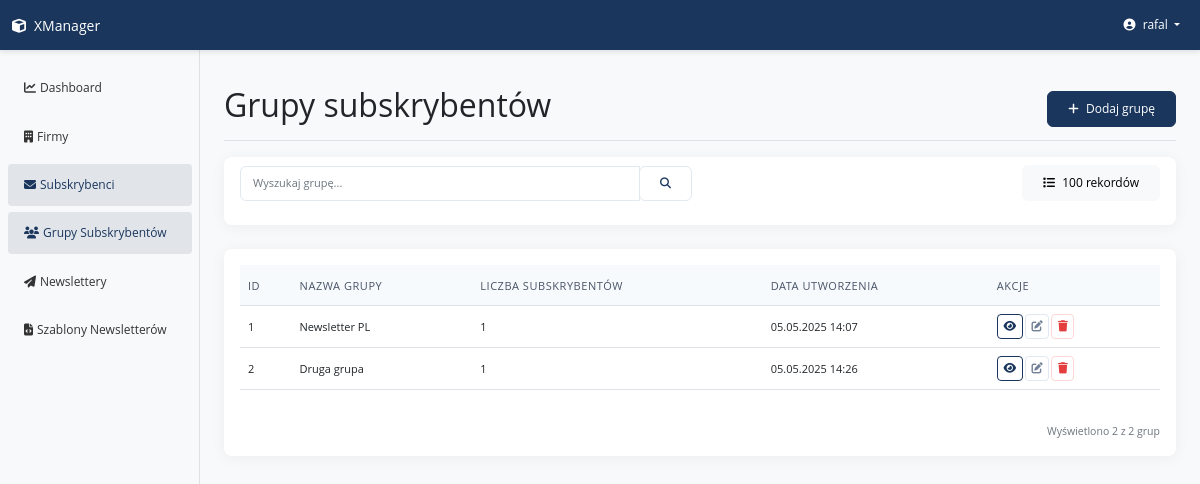
The page /subscribers/groups/ (signed in) on the database as committed earlier.
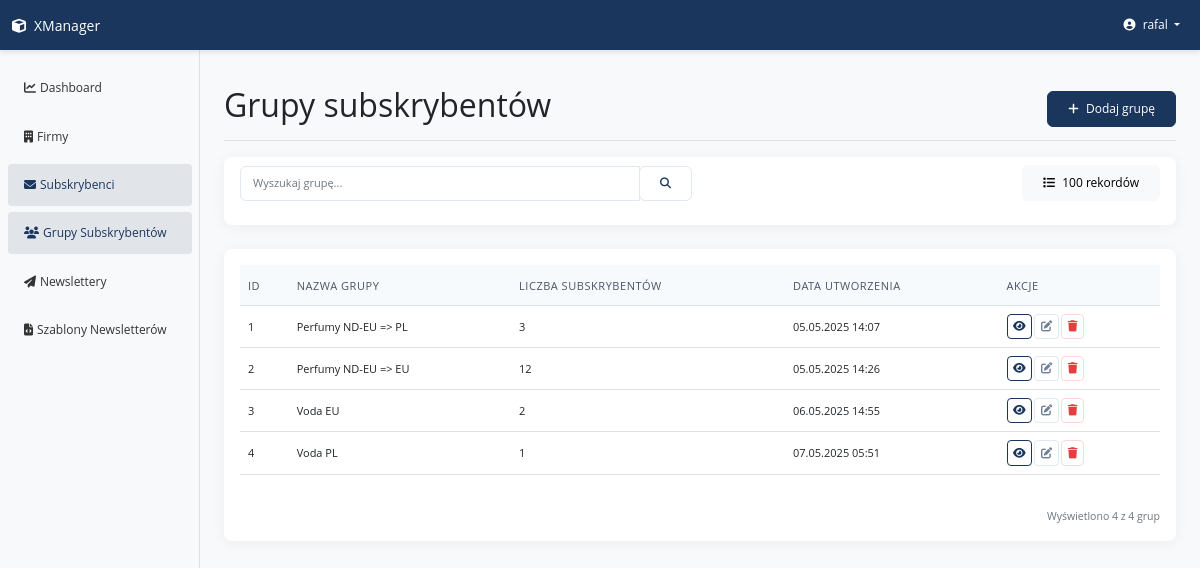
The same page on the database as committed later.
### apps/subscriber/models.py (models this page shows, shortened)
class SubscriberGroup(CoreModel):
    group_name = models.CharField(max_length=100, verbose_name='Group name')
    class Meta:
        verbose_name = ('Subscriber Group')
        verbose_name_plural = ('Subscriber Groups')

### apps/subscriber/views.py (the view)
# urls.py: path('groups/', views.SubscriberGroupListView.as_view(), name='group_list'),
class SubscriberGroupListView(LoginRequiredMixin, ListView):
    model = SubscriberGroup
    template_name = 'subscriber/group_list.html'
    context_object_name = 'groups'
    paginate_by = 100
    def get_paginate_by(self, queryset):
        page_size = self.request.GET.get('page_size', str(self.paginate_by))
        self.selected_page_size = page_size
        return int(page_size) if page_size.isdigit() else self.paginate_by
    def get_queryset(self):
        queryset = super().get_queryset()
        search_query = self.request.GET.get('search', '')
        if search_query:
            queryset = queryset.filter(group_name__icontains=search_query)
        return queryset
    def get_context_data(self, **kwargs):
        context = super().get_context_data(**kwargs)
        context['search_query'] = self.request.GET.get('search', '')
        context['selected_page_size'] = getattr(
            self, 'selected_page_size', str(self.paginate_by))
        print(
            f"selected_page_size: {context['selected_page_size']}, type: {type(context['selected_page_size'])}")
        return context

### templates/subscriber/group_list.html (shortened to what this page needs)
{% extends "base.html" %}
{% load static %}
{% block page_title %}Grupy subskrybentów{% endblock %}
{% block page_actions %}
    <a href="{% url 'subscribers:group_create_form' %}" class="btn btn-primary">
        <i class="fas fa-plus me-1"></i> Dodaj grupę
    </a>
{% endblock %}
{% block content %}
    <div class="card mb-4">
        <div class="card-body py-2">
            <form method="get" action="{% url 'subscribers:group_list' %}" class="row g-3 align-items-center">
                <div class="col-md-6">
                    <div class="input-group input-group-sm">
                        <input type="text" class="form-control form-control-sm" name="search" placeholder="Wyszukaj grupę..." value="{{ search_query|default:'' }}">
                        <button class="btn btn-outline-primary btn-sm" type="submit">
                            <i class="fas fa-search"></i>
                        </button>
                    </div>
                </div>
                <div class="col-md-6 text-end">
                    <div class="dropdown d-inline-block">
                        <button class="btn btn-sm btn-light filter-btn" type="button" id="pageSizeFilterDropdown" data-bs-toggle="dropdown" aria-expanded="false">
    <i class="fas fa-list"></i>
    <span class="ms-1" id="pageSizeText">{{ selected_page_size|default:"100" }} rekordów</span>
</button>
                    </div>
                </div>
            </form>
        </div>
    </div>
    <div class="card">
        <div class="card-body">
            {% if groups %}
            <div class="table-responsive">
                <table class="table table-hover table-sm">
                    <thead>
                        <tr>
                            <th scope="col">ID</th>
                            <th scope="col">Nazwa grupy</th>
                            <th scope="col">Liczba subskrybentów</th>
                            <th scope="col">Data utworzenia</th>
                            <th scope="col">Akcje</th>
                        </tr>
                    </thead>
                    <tbody>
                        {% for group in groups %}
                        <tr>
                            <td>{{ group.id }}</td>
                            <td>{{ group.group_name }}</td>
                            <td>{{ group.subscriber.count }}</td>
                            <td>{{ group.created_at|date:"d.m.Y H:i" }}</td>
                            <td>
                                <div class="btn-group">
                                    <a href="{% url 'subscribers:group_view_subscribers' group.id %}" class="btn btn-sm btn-outline-primary btn-action" title="Zobacz subskrybentów">
                                        <i class="fas fa-eye"></i>
                                    </a>
                                    <a href="{% url 'subscribers:group_update' group.id %}" class="btn btn-sm btn-outline-secondary btn-action" title="Edytuj">
                                        <i class="fas fa-edit"></i>
                                    </a>
                                    <a href="{% url 'subscribers:group_delete' group.id %}" class="btn btn-sm btn-outline-danger btn-action" title="Usuń">
                                        <i class="fas fa-trash"></i>
                                    </a>
                                </div>
                            </td>
                        </tr>
                        {% endfor %}
                    </tbody>
                </table>
            </div>
            <div class="text-end mt-3">
                <span class="text-muted small">Wyświetlono {{ groups|length }} z {% if paginator %}{{ paginator.count }}{% else %}{{ groups|length }}{% endif %} grup</span>
            </div>
            {% else %}
            <div class="alert alert-info">
                <i class="fas fa-info-circle me-2"></i> Brak grup do wyświetlenia.
            </div>
            {% endif %}
        </div>
    </div>
{% endblock %}

Rows that differ between the two databases and show on the page:
changed SubscriberGroup id 1: group_name "Newsletter PL" → "Perfumy ND-EU => PL"; subscriber.count "1" → "3"
changed SubscriberGroup id 2: group_name "Druga grupa" → "Perfumy ND-EU => EU"; subscriber.count "1" → "12"
added SubscriberGroup: id "3", group_name "Voda EU", subscriber.count "2", created_at "06.05.2025 14:55"
added SubscriberGroup: id "4", group_name "Voda PL", subscriber.count "1", created_at "07.05.2025 05:51"
Other text that changed with them:
{{ groups|length }}: "2" → "4"
{{ paginator.count }}: "2" → "4"
